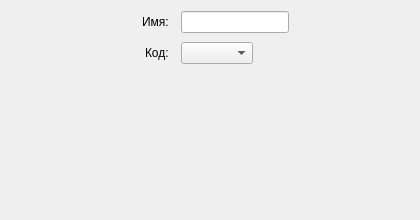
<?xml version="1.0" encoding="UTF-8"?>
<ui version="4.0"><class>Dialog</class><widget class="QDialog" name="Dialog"><property name="geometry"><rect><x>0</x><y>0</y><width>420</width><height>220</height></rect></property><property name="windowTitle"><string>#039 form/124_align_right</string></property><layout class="QFormLayout" name="formLayout"><property name="fieldGrowthPolicy"><enum>QFormLayout::FieldsStayAtSizeHint</enum></property><property name="labelAlignment"><set>Qt::AlignRight|Qt::AlignVCenter</set></property><property name="formAlignment"><set>Qt::AlignHCenter|Qt::AlignTop</set></property><property name="horizontalSpacing"><number>12</number></property><property name="verticalSpacing"><number>9</number></property><item row="0" column="0"><widget class="QLabel" name="l1"><property name="text"><string>Имя:</string></property></widget></item><item row="0" column="1"><widget class="QLineEdit" name="e1"></widget></item><item row="1" column="0"><widget class="QLabel" name="l2"><property name="text"><string>Код:</string></property></widget></item><item row="1" column="1"><widget class="QComboBox" name="c1"></widget></item></layout></widget></ui>
